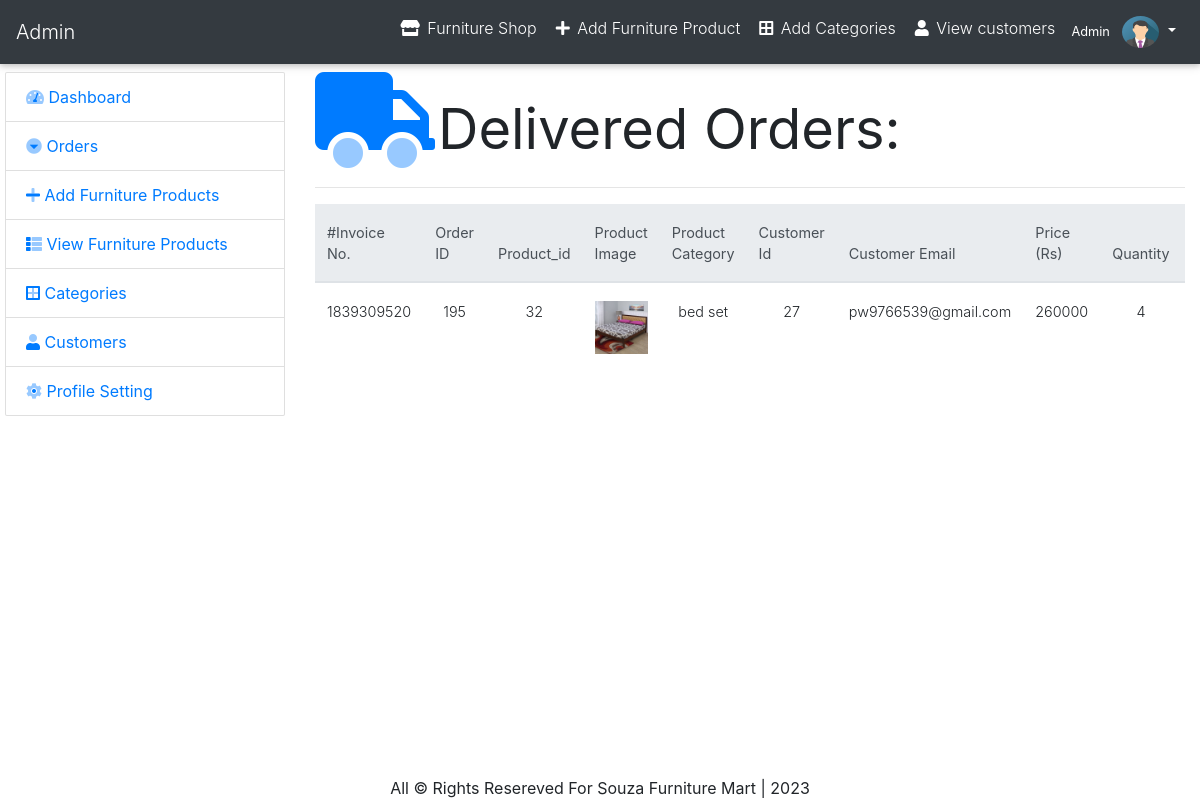
Page /admin/delivered_furniture_pro.php (signed in) on the committed database.
### tables this page shows
CREATE TABLE `customer_order` (
  `order_id` int(11) NOT NULL,
  `customer_id` int(11) NOT NULL,
  `customer_address` varchar(225) NOT NULL,
  `customer_city` varchar(50) NOT NULL,
  `customer_pcode` int(11) NOT NULL,
  `customer_phonenumber` varchar(100) NOT NULL,
  `product_id` int(11) NOT NULL,
  `product_amount` int(11) NOT NULL,
  `invoice_no` int(11) NOT NULL,
  `products_qty` int(11) NOT NULL,
  `order_date` varchar(100) NOT NULL,
  `order_status` varchar(100) NOT NULL,
  `paymentMethod` varchar(50) DEFAULT NULL
);

CREATE TABLE `furniture_product` (
  `pid` int(11) NOT NULL,
  `title` varchar(80) NOT NULL,
  `category` int(11) NOT NULL,
  `detail` text NOT NULL,
  `price` int(11) NOT NULL,
  `size` varchar(40) NOT NULL,
  `image` varchar(200) NOT NULL,
  `date` varchar(100) NOT NULL,
  `status` varchar(50) NOT NULL
);

CREATE TABLE `categories` (
  `id` int(11) NOT NULL,
  `category` varchar(100) NOT NULL,
  `fontawesome-icon` varchar(25) NOT NULL
);

CREATE TABLE `customer` (
  `cust_id` int(11) NOT NULL,
  `cust_name` varchar(100) NOT NULL,
  `cust_email` varchar(100) NOT NULL,
  `cust_pass` varchar(100) NOT NULL,
  `cust_number` varchar(100) NOT NULL,
  `verify_token` varchar(200) NOT NULL
);

### admin/delivered_furniture_pro.php (the view, shortened to what this page needs)
<?php include("include/header.php");
?>
<div class="container-fluid mt-2">
    <div class="row">
        <div class="col-md-3">
            <?php include("include/sidebar.php");?>
        </div>
        <div class="col-md-9">
            <div class="row">
              <div class="col-md-1">
                <i class="fad fa-truck fa-6x text-primary"></i>
              </div>
              <div class="col-md-11 text-left mt-4">
               <h1 class="ml-5 display-4 font-weight-normal">Delivered Orders:</h1>
              </div>
            </div>
           <hr>
        <table class="table table-responsive table-hover ">
                      <thead class="thead-light">
                          <tr>
                              <th>#Invoice No.</th>
                              <th>Order ID</th>
                              <th>Product_id</th>
                              <th>Product Image</th>
                              <th>Product Category</th>
                              <th>Customer Id</th>
                              <th>Customer Email</th>
                              <th>Price (Rs)</th>
                              <th>Quantity</th>
                              <th>Order_Status</th>
                          </tr>
                      </thead>
                        <tbody class="text-center">
                          <?php
                                    $order_query = "SELECT * FROM customer_order WHERE order_status='delivered'";
                                    $run = mysqli_query($con,$order_query);
                                    if(mysqli_num_rows($run) > 0){
                                        while($order_row = mysqli_fetch_array($run)){
                                            $order_invoice = $order_row['invoice_no'];
                                            $order_id      = $order_row['order_id'];
                                            $cust_id       = $order_row['customer_id'];
                                             $order_pro_id  = $order_row['product_id'];
                                            $order_qty     = $order_row['products_qty'];
                                            $order_amount  = $order_row['product_amount'];
                                            $order_status  = $order_row['order_status'];
                                            $que="SELECT * from customer WHERE cust_id=$cust_id";
                                            $ru=mysqli_query($con,$que);
                                            $ro=mysqli_fetch_array($ru);
                                              $cust_email    = $ro['cust_email'];
                                            $pr_query = "SELECT * FROM furniture_product fp INNER JOIN categories cat ON fp.category = cat.id WHERE pid = $order_pro_id ";
                                                $pr_run   = mysqli_query($con,$pr_query);
                                                if(mysqli_num_rows($pr_run) > 0){
                                                    while($pr_row = mysqli_fetch_array($pr_run)){
                                                    $image = $pr_row['image'];
                                                    $category = $pr_row['category'];
                            ?>
                             <tr>
                                 <td>
                                 <?php echo $order_invoice;?>
                                 </td>
                                 <td>
                                 <?php echo $order_id;?>
                                 </td>
                                 <td>
                                     <?php echo $order_pro_id;?>
                                 </td>
                                 <td width="120px">
                                     <img src="img/<?php echo $image;?>" width="100%">
                                 </td>
                                 <td>
                                     <?php echo $category;?>
                                 </td>
                                 <td>
                                    <?php echo $cust_id;?>
                                 </td>
                                 <td>
                                    <?php echo $cust_email;?>
                                 </td>
                                 <td>
                                    <?php echo $order_amount;?>
                                 </td>
                                 <td><?php echo $order_qty;?></td>
                                <td><?php echo"<i class='fad fa-truck text-primary'></i> ".ucfirst($order_status);?></td>
                             </tr>
                           <?php
                                  }
                                }
                              }
                            }else {
                                echo "<tr><td colspan='12'><h2 class='text-center text-secondary'>You have not delivered any order</h2></td></tr>";
                                }
                    ?>
                      </tbody>
                  </table>
        </div>
    </div>
</div>
<?php include("include/footer.php"); ?>

### admin/css/style.css (style rules this page uses)
* { margin: 0px; padding: 0px; }

### rows in the picture
customer_order: invoice_no "1839309520", order_id "195", product "32", customer "27", product_amount "260000", products_qty "4"
furniture_product: image (picture), category.category "bed set"
customer: cust_email "pw9766539@gmail.com"
